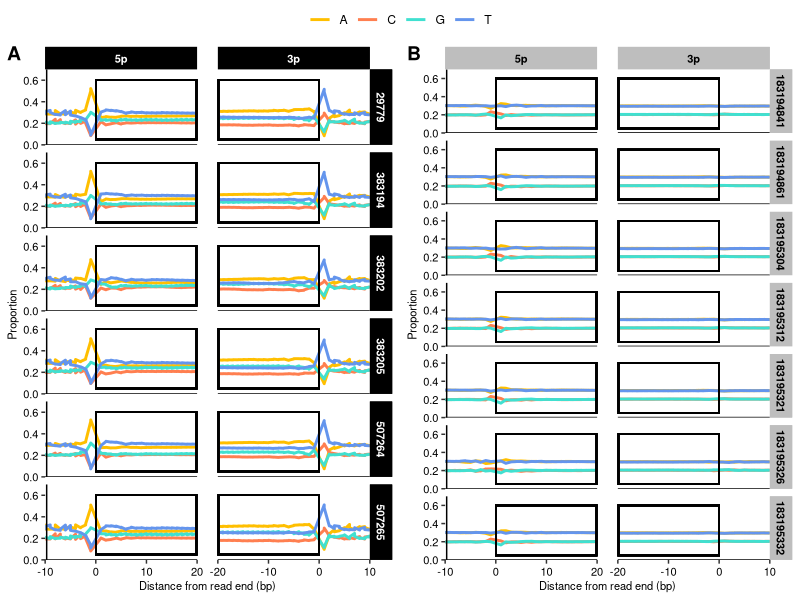

Write the R code that produced this figure.
## ---- chunk 1
knitr::opts_chunk$set(echo = TRUE)
library(ggplot2)
library(readr)
library(tidyr)
library(dplyr)
library(reshape2)
library(ggpubr)
setwd("/Users/abc6435/Desktop/KROH/data/mapdamage/")

dnacomp <- read_tsv("dnacomp.txt", comment = "#")
## ---- chunk 2
#Calculate Proportions
dnacomp$pA <- dnacomp$A/dnacomp$Total
dnacomp$pC <- dnacomp$C/dnacomp$Total
dnacomp$pG <- dnacomp$G/dnacomp$Total
dnacomp$pT <- dnacomp$T/dnacomp$Total

#Subset Dataframe
prop <- as.data.frame(cbind(dnacomp$Sample, dnacomp$Library,
              dnacomp$End, dnacomp$Pos, 
              dnacomp$pA, dnacomp$pC,
              dnacomp$pG, dnacomp$pT))

colnames(prop) <- c("sample", "library", "end",
                    "pos", "A", "C","G", "T")

#Melt Dataframe and Factor
prop_m <- melt(prop,id.vars=c("sample","library", "end","pos"),
                   variable.name="nucelotide",
                   value.name="proportion")

prop_m$end <- factor(prop_m$end, levels = c("5p","3p"))
prop_m$proportion <- as.numeric(prop_m$proportion)
prop_m$pos <- as.numeric(prop_m$pos)

#Subset by pop
prop_m_c <- subset(prop_m, prop_m$library=="contemporary")
prop_m_h <- subset(prop_m, prop_m$library=="historical")
## ---- chunk 3
#Contemporary 
prop_m_c_plot <- 
  ggplot(prop_m_c, aes(x = pos, y = proportion, color = nucelotide)) +
  geom_line(linewidth = 1) +
  facet_grid(rows=vars(sample), cols=vars(end), scale="free") +
  scale_y_continuous(limits = c(0,0.7), expand = c(0,0)) +
  scale_x_continuous(expand = c(0,0)) +
  scale_color_manual(values=
                       c("#FFBF00","#FF7F50",
                         "#40E0D0","#6495ED")) +
  theme(panel.background = element_blank(),
        panel.border = element_blank(),
        strip.background = element_rect(fill="gray", color="gray"),
        strip.text=element_text(color="black", face="bold", size=8),
        panel.spacing.x = unit(15, "points"),
        legend.title = element_blank(),
        axis.text = element_text(size=8, color="black"),
        axis.title = element_text(size=8, color="black")) +
  xlab("Distance from read end (bp)") +
  ylab("Proportion") +
  geom_rect(data = subset(prop_m_c, end == "5p"), 
            aes(xmin = 0, xmax = 19.9, ymin = 0.05, ymax = 0.6), 
            color = "black", fill=NA) +
  geom_rect(data = subset(prop_m_c, end == "3p"), 
            aes(xmin = -19.9, xmax = 0, ymin = 0.05, ymax = 0.6), 
            color = "black", fill=NA)+
  geom_hline(yintercept = 0, color="black", linewidth=0.5) +
  geom_vline(data = subset(prop_m_c, end == "5p"),
             aes(xintercept = -9.7) , color="black", linewidth=0.5)


#Historical
prop_m_h_plot <- 
  ggplot(prop_m_h, aes(x = pos, y = proportion, color = nucelotide)) +
  geom_line(linewidth = 1) +
  facet_grid(rows=vars(sample), cols=vars(end), scale="free") +
  scale_y_continuous(limits = c(0,0.7), expand = c(0,0)) +
  scale_x_continuous(expand = c(0,0)) +
  scale_color_manual(values=
                       c("#FFBF00","#FF7F50",
                         "#40E0D0","#6495ED")) +
  theme(panel.background = element_blank(),
        panel.border = element_blank(),
        strip.background = element_rect(fill="black", color="black"),
        strip.text=element_text(color="white", face="bold", size=8),
        panel.spacing.x = unit(15, "points"),
        legend.title = element_blank(),
        axis.text = element_text(size=8, color="black"),
        axis.title = element_text(size=8, color="black")) +
  xlab("Distance from read end (bp)") +
  ylab("Proportion") +
  geom_rect(data = subset(prop_m_h, end == "5p"), 
            aes(xmin = 0, xmax = 19.9, ymin = 0.05, ymax = 0.6), 
            color = "black", fill=NA) +
  geom_rect(data = subset(prop_m_h, end == "3p"), 
            aes(xmin = -19.9, xmax = 0, ymin = 0.05, ymax = 0.6), 
            color = "black", fill=NA) +
  geom_hline(yintercept = 0, color="black", linewidth=0.5) +
  geom_vline(data = subset(prop_m_h, end == "5p"),
             aes(xintercept = -9.7) , color="black", linewidth=0.5)

## ---- chunk 4

dnacomp_plot <- ggarrange(prop_m_h_plot, prop_m_c_plot,
                          labels = c("A","B"),
                          common.legend = TRUE,
                          ncol=2,
                          nrow=1)

ggsave("dnacomp.png", 
       plot=dnacomp_plot,
       path = "/Users/abc6435/Desktop/KROH/figures",
       width = 6,
       height = 6,
       units = "in",
       dpi = 300)
